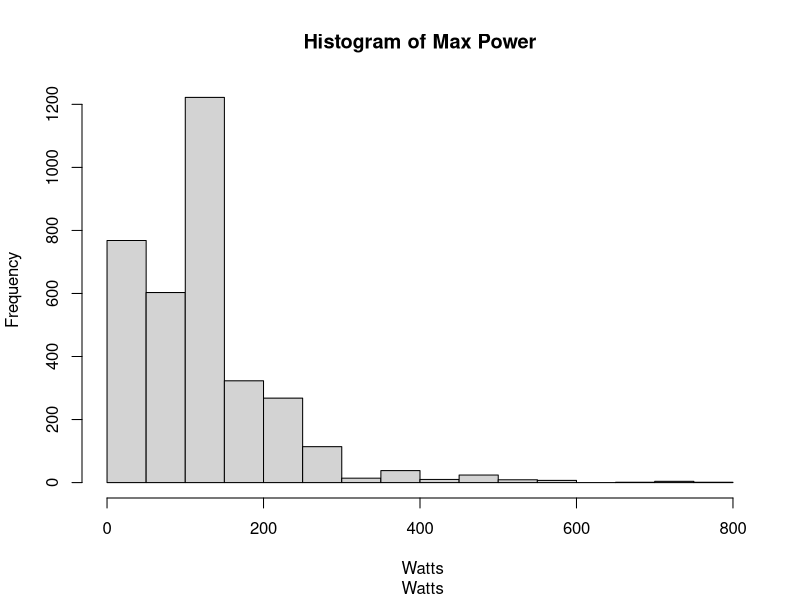
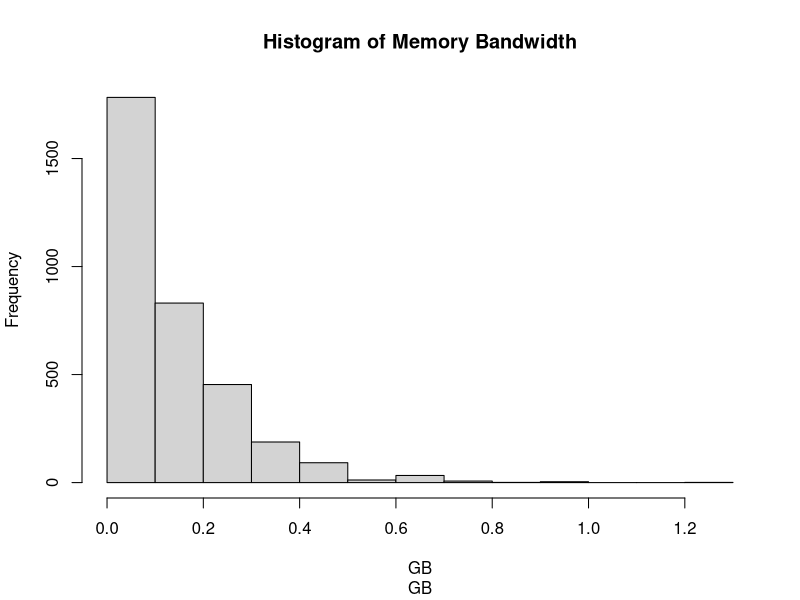
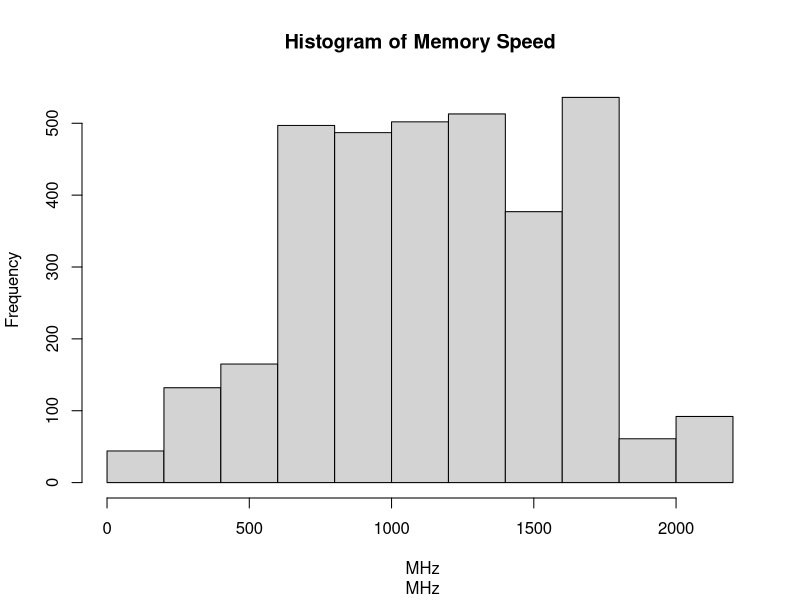
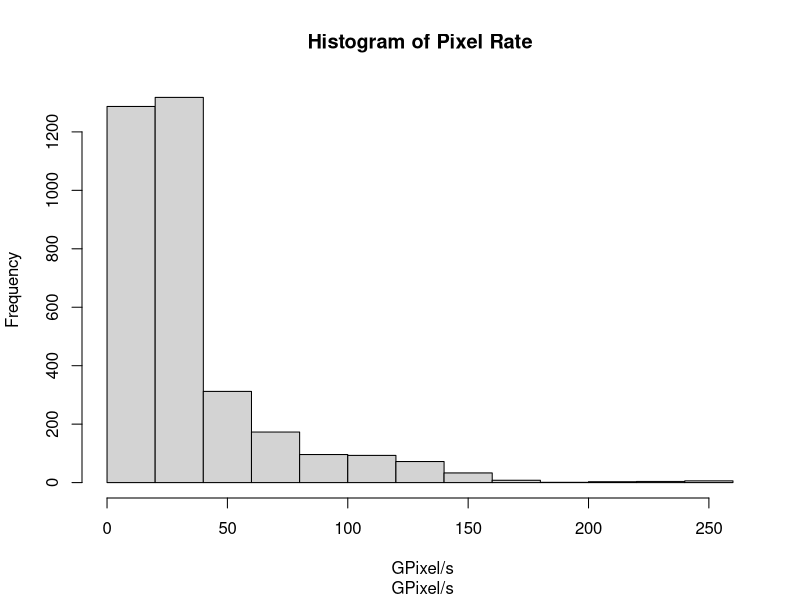
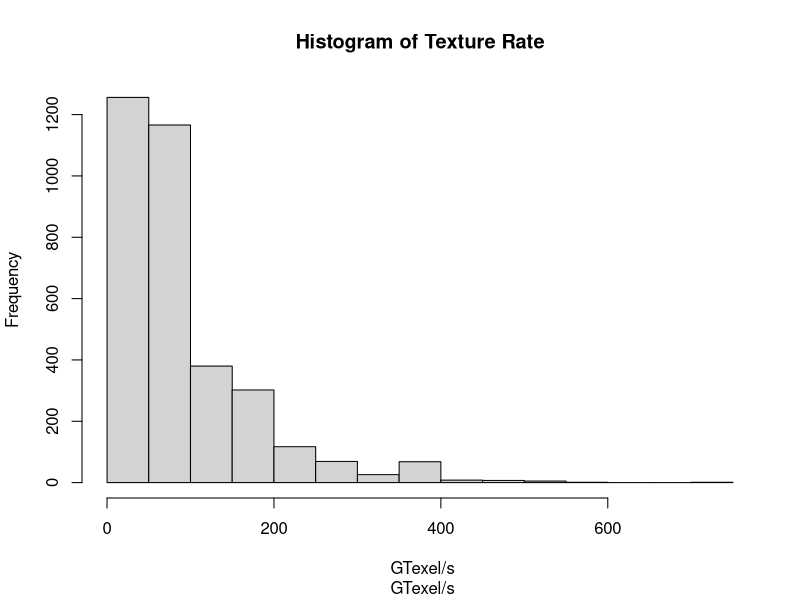
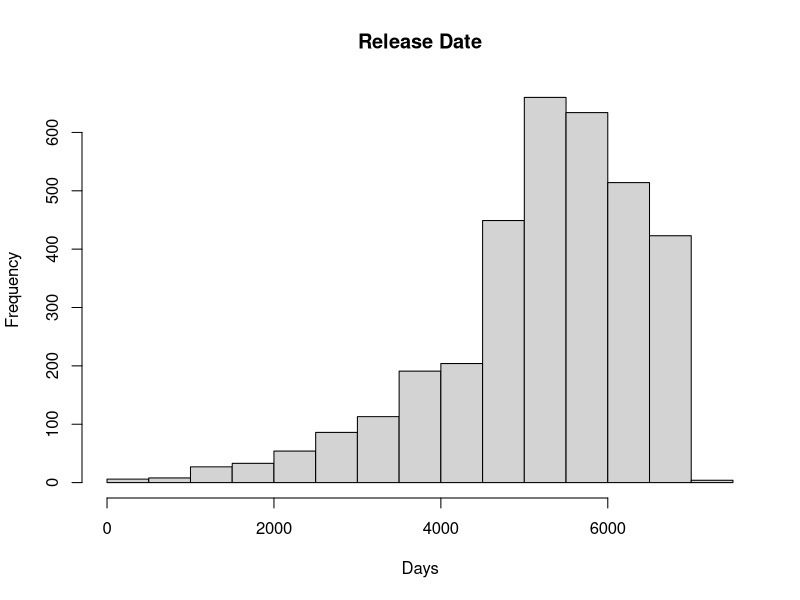

Reproduce these figures in R, in order.
library(tidyr)
library(stringr)
setwd("C:/codeR")
df <- read.csv("All_GPUs.csv")
View(df)

# Chọn biến

df <- df[ , c("Name", "Max_Power", "Memory_Bandwidth", "Memory_Speed", "Pixel_Rate", "Release_Date", "Texture_Rate")]
View(df)

# Xử lý dữ liệu

str(df)

#Tách dữ liệu làm 2 phần giá trị và đơn vị

df$Max_Power_Nums <- as.numeric(str_extract(df$Max_Power ,"\\d+\\.?\\d*"))
df$Max_Power_Units <- str_replace(df$Max_Power, "\\d+\\.?\\d*", "")
print(table(df$Max_Power_Units))

df$Memory_Bandwidth_Nums <- as.numeric(str_extract(df$Memory_Bandwidth, "\\d+\\.?\\d*"))
df$Memory_Bandwidth_Units <- str_replace(df$Memory_Bandwidth, "\\d+\\.?\\d*", "")
print(table(df$Memory_Bandwidth_Units))

df$Memory_Speed_Nums <- as.numeric(str_extract(df$Memory_Speed, "\\d+\\.?\\d*"))
df$Memory_Speed_Units <- str_replace(df$Memory_Speed, "\\d+\\.?\\d*", "")
print(table(df$Memory_Speed_Units))

df$Pixel_Rate_Nums <- as.numeric(str_extract(df$Pixel_Rate, "\\d+\\.?\\d*"))
df$Pixel_Rate_Units <- str_replace(df$Pixel_Rate, "\\d+\\.?\\d*", "")
print(table(df$Pixel_Rate_Units))

df$Texture_Rate_Nums <- as.numeric(str_extract(df$Texture_Rate, "\\d+\\.?\\d*"))
df$Texture_Rate_Units <- str_replace(df$Texture_Rate, "\\d+\\.?\\d*", "")
print(table(df$Texture_Rate_Units))

# Đổi Memory_Bandwidth cho cùng đơn vị và kiểm tra lại dữ liệu

df$Memory_Bandwidth_Nums <- round(df$Memory_Bandwidth_Nums / 1024, 2)
df$Memory_Bandwidth_Units <- "GB"
print(table(df$Memory_Bandwidth_Units))

# Đặt ngày đầu tiên là mốc 0 và số ngày bắt đầu từ ngày 0 là cột Nums_days

df$Release_Date <- as.Date(sub ("^\\s*\\n", "", df$ Release_Date ), format = "%d-%b-%Y")
print(min(df$Release_Date, na.rm = TRUE))
df$Release_Date_Nums <- as.numeric((df$Release_Date - min(df$Release_Date, na.rm = TRUE)))

View(df)

# Xử lý dữ liệu khuyết

dfNums <- data.frame(df$Max_Power_Nums, df$Memory_Bandwidth_Nums, df$Memory_Speed_Nums, df$Pixel_Rate_Nums, df$Texture_Rate_Nums, df$Release_Date_Nums)
print((colSums(is.na(dfNums))))
print((colMeans(is.na(dfNums))))
print(summary(dfNums))

# Vì tỉ lệ khuyết dữ liệu cao nên thêm vào dữ liệu khuyết giá trị trung vị

df$Max_Power_Nums[is.na(df$Max_Power_Nums)] <- median(df$Max_Power_Nums, na.rm = TRUE)
df$Memory_Bandwidth_Nums[is.na(df$Memory_Bandwidth_Nums)] <- median(df$Memory_Bandwidth_Nums, na.rm = TRUE)
df$Memory_Speed_Nums[is.na(df$Memory_Speed_Nums)] <- median(df$Memory_Speed_Nums, na.rm = TRUE)
df$Pixel_Rate_Nums[is.na(df$Pixel_Rate_Nums)] <- median(df$Pixel_Rate_Nums, na.rm = TRUE)
df$Texture_Rate_Nums[is.na(df$Texture_Rate_Nums)] <- median(df$Texture_Rate_Nums, na.rm = TRUE)
df$Release_Date_Nums[is.na(df$Release_Date_Nums)] <- median(df$Release_Date_Nums, na.rm = TRUE)

# Thêm giá trị vô data frame mới để phân tích

dfNums <- data.frame(df$Max_Power_Nums, df$Memory_Bandwidth_Nums, df$Memory_Speed_Nums, df$Pixel_Rate_Nums, df$Texture_Rate_Nums, df$Release_Date_Nums)
print(summary(dfNums))

# Vậy khi không còn giá trị khuyết ta thống kê mô tả dữ liệu

hist(dfNums$df.Max_Power_Nums, xlab = df$Max_Power_Units, main = 'Histogram of Max Power')
hist(dfNums$df.Memory_Bandwidth_Nums, xlab = df$Memory_Bandwidth_Units, main = 'Histogram of Memory Bandwidth')
hist(dfNums$df.Memory_Speed_Nums, xlab = df$Memory_Speed_Units, main = 'Histogram of Memory Speed')
hist(dfNums$df.Pixel_Rate_Nums, xlab = df$Pixel_Rate_Units, main = 'Histogram of Pixel Rate')
hist(dfNums$df.Texture_Rate_Nums, xlab = df$Texture_Rate_Units, main = 'Histogram of Texture Rate')
hist(dfNums$df.Release_Date_Nums, xlab = 'Days', main = 'Release Date')